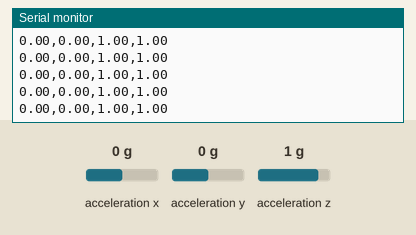
Recording of a sketch running on a simulated Arduino Uno, built with avr-gcc and run on an emulated ATmega328P. On the bench: the last lines printed to the serial monitor. The test bench sets the inputs (shaded band); at power-on: acceleration x 0 g, acceleration y 0 g, acceleration z 1 g.

Above: at 1.2 s.
1.3 s: acceleration x set to -1.4 g
At 1.9 s:
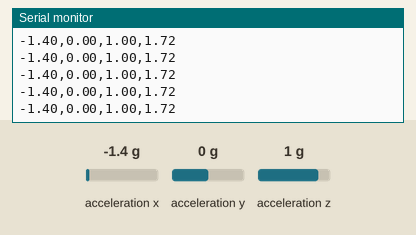
4.3 s: acceleration y set to -1.4 g
At 5.0 s:
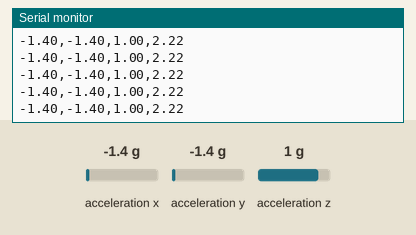
5.8 s: acceleration x set to 0 g
At 6.3 s:
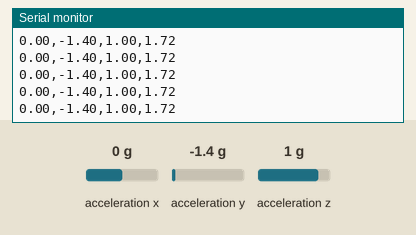
8.8 s: acceleration z set to -1.4 g
At 9.7 s:
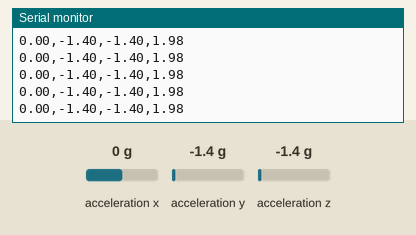
Timing chart, 0 to 11.8 s (numbered marks = the images above; inputs shaded):
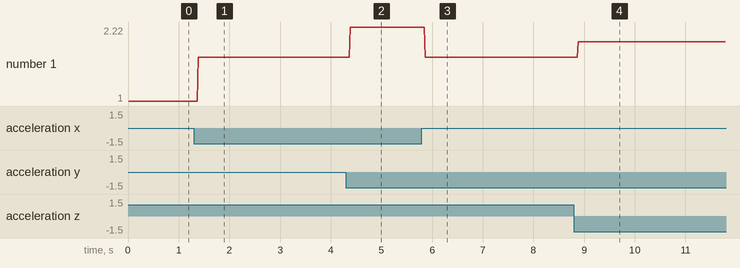

Measured:
- after the input at 1.3 s, the serial monitor: prints a new line after 0.09 s (image 1)
- after the input at 4.3 s, the serial monitor: prints a new line after 0.09 s (image 2)
- after the input at 5.8 s, the serial monitor: prints a new line after 0.07 s (image 3)
- after the input at 8.8 s, the serial monitor: prints a new line after 0.09 s (image 4)
- plotted number 1: 1 → 1.72 after the input at 1.3 s, 1.72 → 2.22 after the input at 4.3 s, 1.72 → 1.98 after the input at 8.8 s

The sketch:

IMU_Test.ino
```cpp
/*****************************************************************************/
//  HighLevelExample.ino
//  Hardware:      Grove - 6-Axis Accelerometer&Gyroscope
//	Arduino IDE:   Arduino-1.65
//	Author:	       Lambor
//	Date: 	       Oct,2015
//	Version:       v1.0
//
//  Modified by:
//  Data:
//  Description:
//
//	by www.seeedstudio.com
//
//  This library is free software; you can redistribute it and/or
//  modify it under the terms of the GNU Lesser General Public
//  License as published by the Free Software Foundation; either
//  version 2.1 of the License, or (at your option) any later version.
//
//  This library is distributed in the hope that it will be useful,
//  but WITHOUT ANY WARRANTY; without even the implied warranty of
//  MERCHANTABILITY or FITNESS FOR A PARTICULAR PURPOSE.  See the GNU
//  Lesser General Public License for more details.
//
//  You should have received a copy of the GNU Lesser General Public
//  License along with this library; if not, write to the Free Software
//  Foundation, Inc., 51 Franklin St, Fifth Floor, Boston, MA  02110-1301  USA
//
/*******************************************************************************/

#include "LSM6DS3.h"
#include "Wire.h"

//Create a instance of class LSM6DS3
LSM6DS3 myIMU(I2C_MODE, 0x6A);    //I2C device address 0x6A

void setup() {
    // put your setup code here, to run once:
    Serial.begin(9600);
    while (!Serial);
    //Call .begin() to configure the IMUs
    if (myIMU.begin() != 0) {
        Serial.println("Device error");
    } else {
        Serial.println("Device OK!");
    }
}

void loop() {
    //Accelerometer
    // Serial.print("\nAccelerometer:\n");
    // Serial.print(" X1 = ");
    // Serial.println(myIMU.readFloatAccelX(), 4);
    // Serial.print(" Y1 = ");
    // Serial.println(myIMU.readFloatAccelY(), 4);
    // Serial.print(" Z1 = ");
    // Serial.println(myIMU.readFloatAccelZ(), 4);
    float AccelX = myIMU.readFloatAccelX();
    float AccelY = myIMU.readFloatAccelY();
    float AccelZ = myIMU.readFloatAccelZ();
    Serial.print(AccelX);
    Serial.print(",");
    Serial.print(AccelY);
    Serial.print(",");
    Serial.print(AccelZ);
    Serial.print(",");
    Serial.println(sqrt(pow(AccelX, 2) + pow(AccelY, 2) + pow(AccelZ, 2)));
    // //Gyroscope
    // Serial.print("\nGyroscope:\n");
    // Serial.print(" X1 = ");
    // Serial.println(myIMU.readFloatGyroX(), 4);
    // Serial.print(" Y1 = ");
    // Serial.println(myIMU.readFloatGyroY(), 4);
    // Serial.print(" Z1 = ");
    // Serial.println(myIMU.readFloatGyroZ(), 4);

    // //Thermometer
    // Serial.print("\nThermometer:\n");
    // Serial.print(" Degrees C1 = ");
    // Serial.println(myIMU.readTempC(), 4);
    // Serial.print(" Degrees F1 = ");
    // Serial.println(myIMU.readTempF(), 4);

    // delay(1000);
}
```
